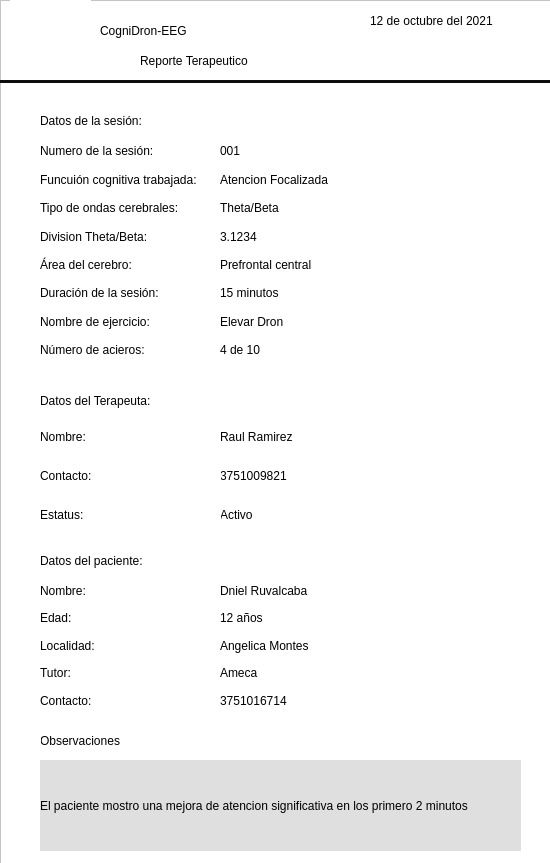
<?xml version="1.0" encoding="UTF-8"?>
<ui version="4.0">
 <class>Dialog</class>
 <widget class="QDialog" name="Dialog">
  <property name="geometry">
   <rect>
    <x>0</x>
    <y>0</y>
    <width>550</width>
    <height>863</height>
   </rect>
  </property>
  <property name="windowTitle">
   <string>Dialog</string>
  </property>
  <widget class="QFrame" name="frame_2">
   <property name="geometry">
    <rect>
     <x>0</x>
     <y>0</y>
     <width>551</width>
     <height>881</height>
    </rect>
   </property>
   <property name="styleSheet">
    <string notr="true">background-color: rgb(255, 255, 255);</string>
   </property>
   <property name="frameShape">
    <enum>QFrame::StyledPanel</enum>
   </property>
   <property name="frameShadow">
    <enum>QFrame::Raised</enum>
   </property>
   <widget class="QLabel" name="lb1_2">
    <property name="geometry">
     <rect>
      <x>140</x>
      <y>40</y>
      <width>161</width>
      <height>41</height>
     </rect>
    </property>
    <property name="styleSheet">
     <string notr="true">font: 90 8pt &quot;Segoe UI Black&quot;;</string>
    </property>
    <property name="text">
     <string>Reporte Terapeutico</string>
    </property>
   </widget>
   <widget class="QLabel" name="label_9">
    <property name="geometry">
     <rect>
      <x>10</x>
      <y>0</y>
      <width>81</width>
      <height>81</height>
     </rect>
    </property>
    <property name="autoFillBackground">
     <bool>false</bool>
    </property>
    <property name="styleSheet">
     <string notr="true">image: url(:/newPrefix/idea-genial.png);</string>
    </property>
    <property name="text">
     <string/>
    </property>
   </widget>
   <widget class="QLabel" name="label_3">
    <property name="geometry">
     <rect>
      <x>100</x>
      <y>10</y>
      <width>221</width>
      <height>41</height>
     </rect>
    </property>
    <property name="styleSheet">
     <string notr="true">font: 75 18pt &quot;Times New Roman&quot;;</string>
    </property>
    <property name="text">
     <string>CogniDron-EEG</string>
    </property>
   </widget>
   <widget class="QLabel" name="label_18">
    <property name="geometry">
     <rect>
      <x>370</x>
      <y>10</y>
      <width>151</width>
      <height>21</height>
     </rect>
    </property>
    <property name="styleSheet">
     <string notr="true">font: 75 9pt &quot;MS Shell Dlg 2&quot;;</string>
    </property>
    <property name="text">
     <string>12 de octubre del 2021</string>
    </property>
   </widget>
   <widget class="QLabel" name="label_10">
    <property name="geometry">
     <rect>
      <x>10</x>
      <y>110</y>
      <width>31</width>
      <height>21</height>
     </rect>
    </property>
    <property name="autoFillBackground">
     <bool>false</bool>
    </property>
    <property name="styleSheet">
     <string notr="true">image: url(:/newPrefix/reporte.png);</string>
    </property>
    <property name="text">
     <string/>
    </property>
   </widget>
   <widget class="QLabel" name="lb1_3">
    <property name="geometry">
     <rect>
      <x>40</x>
      <y>110</y>
      <width>161</width>
      <height>21</height>
     </rect>
    </property>
    <property name="styleSheet">
     <string notr="true">font: 10pt &quot;Times New Roman&quot;;</string>
    </property>
    <property name="text">
     <string>Datos de la sesión:</string>
    </property>
   </widget>
   <widget class="QLabel" name="lb1_4">
    <property name="geometry">
     <rect>
      <x>40</x>
      <y>390</y>
      <width>161</width>
      <height>21</height>
     </rect>
    </property>
    <property name="styleSheet">
     <string notr="true">font: 10pt &quot;Times New Roman&quot;;</string>
    </property>
    <property name="text">
     <string>Datos del Terapeuta:</string>
    </property>
   </widget>
   <widget class="QLabel" name="lb1_5">
    <property name="geometry">
     <rect>
      <x>40</x>
      <y>550</y>
      <width>161</width>
      <height>21</height>
     </rect>
    </property>
    <property name="styleSheet">
     <string notr="true">font: 10pt &quot;Times New Roman&quot;;</string>
    </property>
    <property name="text">
     <string>Datos del paciente:</string>
    </property>
   </widget>
   <widget class="QLabel" name="label_12">
    <property name="geometry">
     <rect>
      <x>10</x>
      <y>550</y>
      <width>31</width>
      <height>21</height>
     </rect>
    </property>
    <property name="autoFillBackground">
     <bool>false</bool>
    </property>
    <property name="styleSheet">
     <string notr="true">image: url(:/newPrefix/paciente.png);</string>
    </property>
    <property name="text">
     <string/>
    </property>
   </widget>
   <widget class="QLabel" name="label_13">
    <property name="geometry">
     <rect>
      <x>10</x>
      <y>390</y>
      <width>31</width>
      <height>21</height>
     </rect>
    </property>
    <property name="autoFillBackground">
     <bool>false</bool>
    </property>
    <property name="styleSheet">
     <string notr="true">image: url(:/newPrefix/terapeuta.png);</string>
    </property>
    <property name="text">
     <string/>
    </property>
   </widget>
   <widget class="QWidget" name="gridLayoutWidget">
    <property name="geometry">
     <rect>
      <x>40</x>
      <y>140</y>
      <width>181</width>
      <height>221</height>
     </rect>
    </property>
    <layout class="QGridLayout" name="gridLayout">
     <item row="4" column="0">
      <widget class="QLabel" name="label_11">
       <property name="text">
        <string>Área del cerebro:</string>
       </property>
      </widget>
     </item>
     <item row="0" column="0">
      <widget class="QLabel" name="label_14">
       <property name="text">
        <string>Numero de la sesión:</string>
       </property>
      </widget>
     </item>
     <item row="1" column="0">
      <widget class="QLabel" name="label_15">
       <property name="text">
        <string>Funcuión cognitiva trabajada:</string>
       </property>
      </widget>
     </item>
     <item row="2" column="0">
      <widget class="QLabel" name="label_17">
       <property name="text">
        <string>Tipo de ondas cerebrales:</string>
       </property>
      </widget>
     </item>
     <item row="8" column="0">
      <widget class="QLabel" name="label_19">
       <property name="text">
        <string>Nombre de ejercicio:</string>
       </property>
      </widget>
     </item>
     <item row="7" column="0">
      <widget class="QLabel" name="label_20">
       <property name="text">
        <string>Duración de la sesión:</string>
       </property>
      </widget>
     </item>
     <item row="9" column="0">
      <widget class="QLabel" name="label_21">
       <property name="text">
        <string>Número de acieros:</string>
       </property>
      </widget>
     </item>
     <item row="3" column="0">
      <widget class="QLabel" name="label_16">
       <property name="text">
        <string>Division Theta/Beta:</string>
       </property>
      </widget>
     </item>
    </layout>
   </widget>
   <widget class="QWidget" name="gridLayoutWidget_2">
    <property name="geometry">
     <rect>
      <x>220</x>
      <y>140</y>
      <width>291</width>
      <height>221</height>
     </rect>
    </property>
    <layout class="QGridLayout" name="gridLayout_3">
     <item row="4" column="0">
      <widget class="QLabel" name="lbAreaCerebro">
       <property name="text">
        <string>Prefrontal central</string>
       </property>
      </widget>
     </item>
     <item row="0" column="0">
      <widget class="QLabel" name="lbNumeroSesion">
       <property name="text">
        <string>001</string>
       </property>
      </widget>
     </item>
     <item row="1" column="0">
      <widget class="QLabel" name="lbFuncionCognitiva">
       <property name="text">
        <string>Atencion Focalizada</string>
       </property>
      </widget>
     </item>
     <item row="2" column="0">
      <widget class="QLabel" name="lbTipoOnda">
       <property name="text">
        <string>Theta/Beta</string>
       </property>
      </widget>
     </item>
     <item row="8" column="0">
      <widget class="QLabel" name="lbEjercicio">
       <property name="text">
        <string>Elevar Dron</string>
       </property>
      </widget>
     </item>
     <item row="7" column="0">
      <widget class="QLabel" name="lbDuracion">
       <property name="text">
        <string>15 minutos</string>
       </property>
      </widget>
     </item>
     <item row="9" column="0">
      <widget class="QLabel" name="lbNumeroAciertos">
       <property name="text">
        <string>4 de 10</string>
       </property>
      </widget>
     </item>
     <item row="3" column="0">
      <widget class="QLabel" name="lbDivision">
       <property name="text">
        <string>3.1234</string>
       </property>
      </widget>
     </item>
    </layout>
   </widget>
   <widget class="QWidget" name="gridLayoutWidget_3">
    <property name="geometry">
     <rect>
      <x>220</x>
      <y>420</y>
      <width>291</width>
      <height>111</height>
     </rect>
    </property>
    <layout class="QGridLayout" name="gridLayout_4">
     <item row="0" column="0">
      <widget class="QLabel" name="lbNombreTera">
       <property name="text">
        <string>Raul Ramirez</string>
       </property>
      </widget>
     </item>
     <item row="1" column="0">
      <widget class="QLabel" name="contactoTera">
       <property name="text">
        <string>3751009821</string>
       </property>
      </widget>
     </item>
     <item row="2" column="0">
      <widget class="QLabel" name="estatusTera">
       <property name="text">
        <string>Activo</string>
       </property>
      </widget>
     </item>
    </layout>
   </widget>
   <widget class="QWidget" name="gridLayoutWidget_4">
    <property name="geometry">
     <rect>
      <x>40</x>
      <y>420</y>
      <width>181</width>
      <height>111</height>
     </rect>
    </property>
    <layout class="QGridLayout" name="gridLayout_5">
     <item row="0" column="0">
      <widget class="QLabel" name="label_47">
       <property name="text">
        <string>Nombre:</string>
       </property>
      </widget>
     </item>
     <item row="1" column="0">
      <widget class="QLabel" name="label_49">
       <property name="text">
        <string>Contacto:</string>
       </property>
      </widget>
     </item>
     <item row="2" column="0">
      <widget class="QLabel" name="label_46">
       <property name="text">
        <string>Estatus:</string>
       </property>
      </widget>
     </item>
    </layout>
   </widget>
   <widget class="QWidget" name="gridLayoutWidget_5">
    <property name="geometry">
     <rect>
      <x>40</x>
      <y>580</y>
      <width>181</width>
      <height>131</height>
     </rect>
    </property>
    <layout class="QGridLayout" name="gridLayout_6">
     <item row="2" column="0">
      <widget class="QLabel" name="label_53">
       <property name="text">
        <string>Localidad:</string>
       </property>
      </widget>
     </item>
     <item row="0" column="0">
      <widget class="QLabel" name="label_51">
       <property name="text">
        <string>Nombre:</string>
       </property>
      </widget>
     </item>
     <item row="1" column="0">
      <widget class="QLabel" name="label_52">
       <property name="text">
        <string>Edad:</string>
       </property>
      </widget>
     </item>
     <item row="3" column="0">
      <widget class="QLabel" name="label_50">
       <property name="text">
        <string>Tutor:</string>
       </property>
      </widget>
     </item>
     <item row="6" column="0">
      <widget class="QLabel" name="label_55">
       <property name="text">
        <string>Contacto:</string>
       </property>
      </widget>
     </item>
    </layout>
   </widget>
   <widget class="QWidget" name="gridLayoutWidget_6">
    <property name="geometry">
     <rect>
      <x>220</x>
      <y>580</y>
      <width>291</width>
      <height>131</height>
     </rect>
    </property>
    <layout class="QGridLayout" name="gridLayout_7">
     <item row="2" column="0">
      <widget class="QLabel" name="lbLocalida">
       <property name="text">
        <string>Angelica Montes</string>
       </property>
      </widget>
     </item>
     <item row="3" column="0">
      <widget class="QLabel" name="lbTutor">
       <property name="text">
        <string>Ameca</string>
       </property>
      </widget>
     </item>
     <item row="0" column="0">
      <widget class="QLabel" name="nombrePaciente">
       <property name="text">
        <string>Dniel Ruvalcaba</string>
       </property>
      </widget>
     </item>
     <item row="4" column="0">
      <widget class="QLabel" name="lbContacto">
       <property name="text">
        <string>3751016714</string>
       </property>
      </widget>
     </item>
     <item row="1" column="0">
      <widget class="QLabel" name="lbEdad">
       <property name="text">
        <string>12 años</string>
       </property>
      </widget>
     </item>
    </layout>
   </widget>
   <widget class="QLabel" name="lb1_6">
    <property name="geometry">
     <rect>
      <x>40</x>
      <y>730</y>
      <width>161</width>
      <height>21</height>
     </rect>
    </property>
    <property name="styleSheet">
     <string notr="true">font: 10pt &quot;Times New Roman&quot;;</string>
    </property>
    <property name="text">
     <string>Observaciones</string>
    </property>
   </widget>
   <widget class="QLabel" name="label_38">
    <property name="geometry">
     <rect>
      <x>10</x>
      <y>730</y>
      <width>31</width>
      <height>21</height>
     </rect>
    </property>
    <property name="autoFillBackground">
     <bool>false</bool>
    </property>
    <property name="styleSheet">
     <string notr="true">image: url(:/newPrefix/archivo.png);</string>
    </property>
    <property name="text">
     <string/>
    </property>
   </widget>
   <widget class="QLabel" name="lbObservaciones">
    <property name="geometry">
     <rect>
      <x>40</x>
      <y>760</y>
      <width>481</width>
      <height>91</height>
     </rect>
    </property>
    <property name="styleSheet">
     <string notr="true">background-color: rgb(223, 223, 223);</string>
    </property>
    <property name="text">
     <string>El paciente mostro una mejora de atencion significativa en los primero 2 minutos</string>
    </property>
   </widget>
   <widget class="QLabel" name="label_2">
    <property name="geometry">
     <rect>
      <x>-10</x>
      <y>80</y>
      <width>571</width>
      <height>3</height>
     </rect>
    </property>
    <property name="styleSheet">
     <string notr="true">background-color: rgb(13, 13, 13);</string>
    </property>
    <property name="text">
     <string/>
    </property>
   </widget>
  </widget>
 </widget>
 <resources>
  <include location="images/image.qrc"/>
 </resources>
 <connections/>
</ui>
